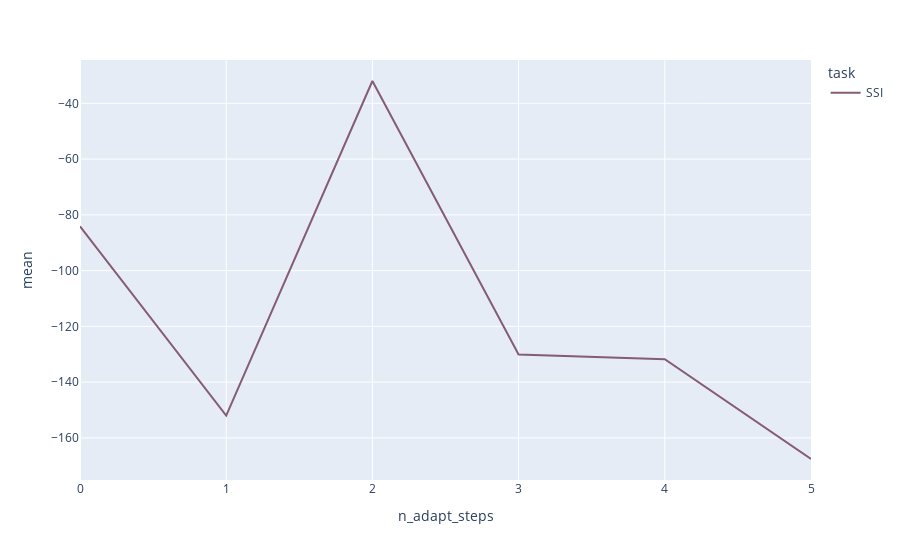

Source (notebook cell):
### Code cell
import plotly.express as px

fig = px.line(
    adaption_results,
    x="n_adapt_steps",
    y="mean",
    color="task",
    color_discrete_sequence=px.colors.qualitative.Antique,
)
fig.show()

### Figure 1 — Plotly figure (JSON) as saved in the notebook; plotly's stock layout.template omitted (floating-point values rounded to 4 significant figures)
{"data": [{"hovertemplate": "task=SSI<br>n_adapt_steps=%{x}<br>mean=%{y}<extra></extra>", "legendgroup": "SSI", "line": {"color": "rgb(133, 92, 117)", "dash": "solid"}, "marker": {"symbol": "circle"}, "mode": "lines", "name": "SSI", "orientation": "v", "showlegend": true, "type": "scatter", "x": [0, 1, 2, 3, 4, 5], "xaxis": "x", "y": [-84.12, -152, -32, -130.1, -131.8, -167.6], "yaxis": "y"}], "layout": {"legend": {"title": {"text": "task"}, "tracegroupgap": 0}, "margin": {"t": 60}, "xaxis": {"anchor": "y", "domain": [0, 1], "title": {"text": "n_adapt_steps"}}, "yaxis": {"anchor": "x", "domain": [0, 1], "title": {"text": "mean"}}}}
